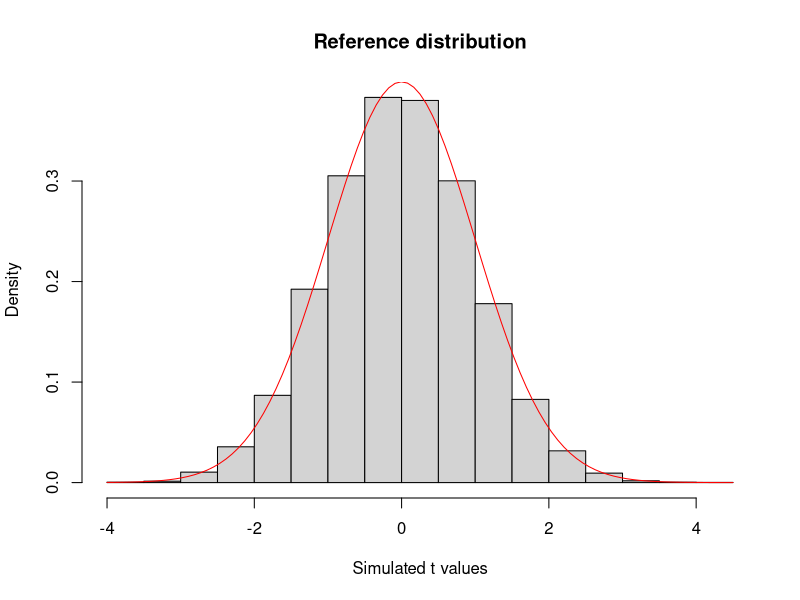
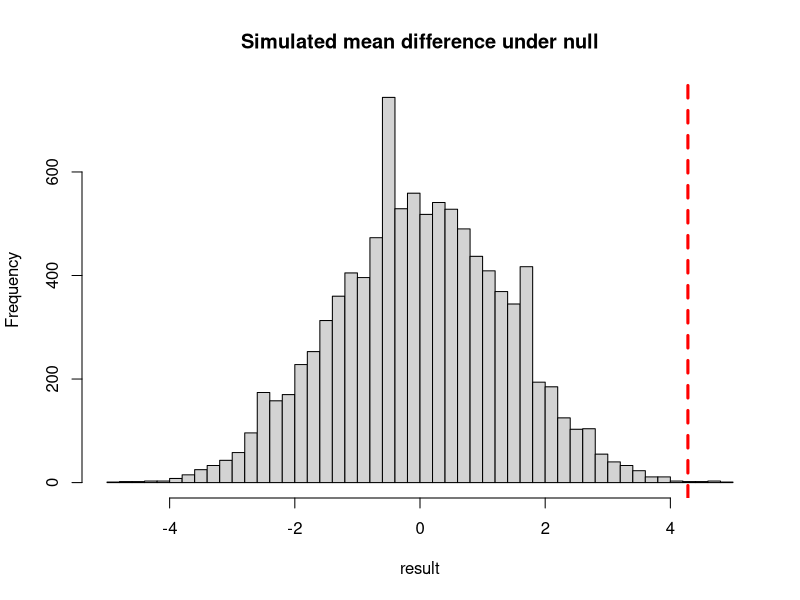

The R source for these figures, in order:
## ---- chunk 1
knitr::opts_chunk$set(echo = TRUE)
## ---- chunk 2
# a
(18.43 - 18) / (6.924/sqrt(500))

# b
nsim=10000
result=rep(NA,nsim)
for(i in 1:nsim){
  mysample = rnorm(500, mean=18, sd=6.9)
  result[i]= (mean(mysample) - 18)/(sd(mysample)/sqrt(500))
}

hist(result,probability = T, main='Reference distribution',
     xlab='Simulated t values') # simulated distribution

curve(dt(x,df=499),add=T,col='red') # (optional) true distribution is a t distribution

# c
# empirical p-value
(sum(result>=1.388662) + 1)/(nsim + 1)
## ---- chunk 3
nsim=10000
result=rep(NA,nsim)
for(i in 1:nsim){
  # flip coin 10 times; 1=head
  coin=sample(c(0,1),size=10,replace=T)
  
  # store the number of heads each time
  result[i]=sum(coin==1)
}

### estimated probabilities based on simulation
table(result)/nsim

### exact probabilities
dbinom(c(0:10),size=10,prob=0.5)

### p-value
mean(result >= 8)  # estimated
1-pbinom(7,10,0.5)  # exact

### empirical p-value with adjustment
(sum(result>=8)+1)/(nsim+1)
## ---- chunk 4
beer=c(27,20,21,26,27,31,24,19,23,24,28,19,24,29,20,17,31,20,25,28,21,27,21,18,20)            
water=c(21,22,15,12,21,16,19,15,24,19,23,13,22,20,24,18,20,22)
## ---- chunk 5
mean(beer) - mean(water)
## ---- chunk 6
nsim=10000
result=rep(NA,nsim)
for(i in 1:nsim){
  
# resample, then assign the first 25 values to the beer group 
#   and the remaining 18 values to the water group
  resample=sample(c(beer,water),replace=F)
  beer.new=resample[1:length(beer)]
  water.new=resample[(length(beer)+1):length(resample)]
  
# record the mean difference each time
  result[i]=mean(beer.new)-mean(water.new)
}

# summarize result
hist(result,nclass=50,main='Simulated mean difference under null')
abline(v=4.28,col='red',lty='dashed',lwd=3)

### empirical p-value with adjustment
(sum(result>=4.28)+1)/(nsim+1)
